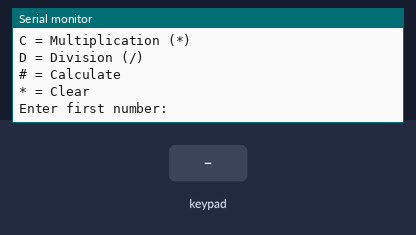
A sketch run on a simulated Arduino Uno, built with avr-gcc and run on an emulated ATmega328P. Parts: the last lines printed to the serial monitor. The inputs (shaded band) are chosen by the test bench.

Above: at 1.3 s.
1.4 s: key '1' pressed
At 2.3 s:
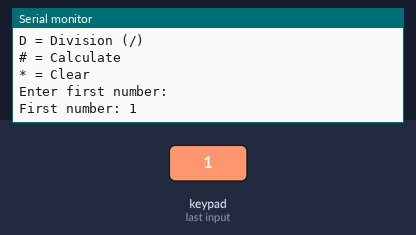
2.9 s: keypad keys 2 3 4 5 # pressed 0.4 s apart
At 5.8 s:
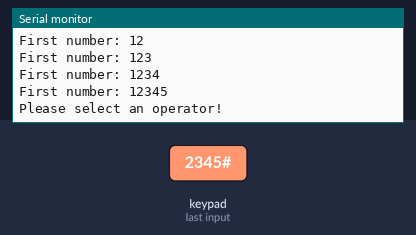
6.4 s: key 'A' pressed
At 7.6 s:
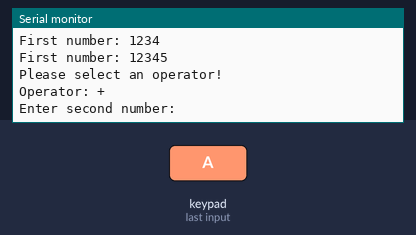
7.9 s: keypad keys 2 3 4 5 pressed 0.4 s apart
At 10.6 s:
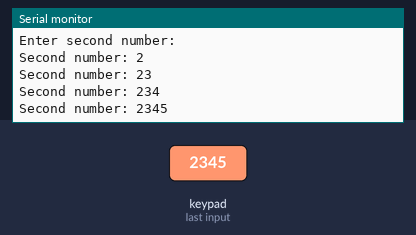
11.0 s: key '*' pressed
At 12.2 s:
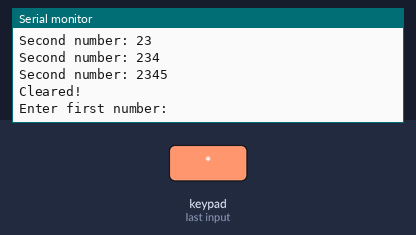
12.5 s: keypad keys 2 3 4 5 D pressed 0.4 s apart
At 14.8 s:
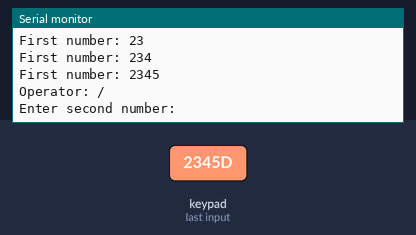
Timing chart, 0 to 16.3 s (numbered marks = the images above; inputs shaded):
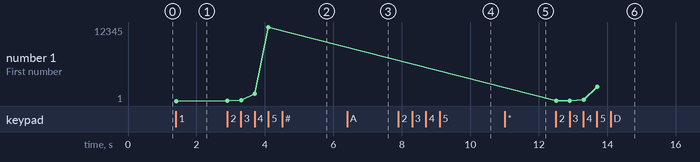

The sketch:

calculator.ino
```cpp
#include <Keypad.h>

const byte ROWS = 4;
const byte COLS = 4;

char keys[ROWS][COLS] = {
  {'1', '2', '3', 'A'},
  {'4', '5', '6', 'B'},
  {'7', '8', '9', 'C'},
  {'*', '0', '#', 'D'}
};

byte rowPins[ROWS] = {2, 3, 4, 5};
byte colPins[COLS] = {6, 7, 8, 9};

Keypad keypad = Keypad(makeKeymap(keys), rowPins, colPins, ROWS, COLS);

long num1 = 0;
long num2 = 0;
char operation = 0;
bool secondNumber = false;

void setup() {
  Serial.begin(9600);

  Serial.println("================================");
  Serial.println("       ARDUINO CALCULATOR");
  Serial.println("================================");
  Serial.println("A = Addition (+)");
  Serial.println("B = Subtraction (-)");
  Serial.println("C = Multiplication (*)");
  Serial.println("D = Division (/)");
  Serial.println("# = Calculate");
  Serial.println("* = Clear");
  Serial.println();
  Serial.println("Enter first number:");
}

void loop() {

  char key = keypad.getKey();

  if (key == NO_KEY) {
    return;
  }

  // CLEAR
  if (key == '*') {
    num1 = 0;
    num2 = 0;
    operation = 0;
    secondNumber = false;

    Serial.println();
    Serial.println("Cleared!");
    Serial.println("Enter first number:");
    return;
  }

  // NUMBER
  if (key >= '0' && key <= '9') {

    if (secondNumber == false) {
      num1 = (num1 * 10) + (key - '0');

      Serial.print("First number: ");
      Serial.println(num1);
    }
    else {
      num2 = (num2 * 10) + (key - '0');

      Serial.print("Second number: ");
      Serial.println(num2);
    }

    return;
  }

  // OPERATOR
  if (key == 'A' || key == 'B' || key == 'C' || key == 'D') {

    if (secondNumber == false) {

      operation = key;
      secondNumber = true;

      Serial.print("Operator: ");

      if (key == 'A') {
        Serial.println("+");
      }
      else if (key == 'B') {
        Serial.println("-");
      }
      else if (key == 'C') {
        Serial.println("*");
      }
      else if (key == 'D') {
        Serial.println("/");
      }

      Serial.println("Enter second number:");
    }

    return;
  }

  // CALCULATE
  if (key == '#') {

    if (operation == 0) {
      Serial.println("Please select an operator!");
      return;
    }

    long result = 0;

    if (operation == 'A') {
      result = num1 + num2;
    }

    else if (operation == 'B') {
      result = num1 - num2;
    }

    else if (operation == 'C') {
      result = num1 * num2;
    }

    else if (operation == 'D') {

      if (num2 == 0) {
        Serial.println("ERROR: Cannot divide by zero!");

        num1 = 0;
        num2 = 0;
        operation = 0;
        secondNumber = false;

        return;
      }

      result = num1 / num2;
    }

    Serial.println();
    Serial.print("RESULT = ");
    Serial.println(result);
    Serial.println();

    // Make result the first number for another calculation
    num1 = result;
    num2 = 0;
    operation = 0;
    secondNumber = false;

    Serial.println("Enter next number or press * to clear:");

    return;
  }
}
```

Measured:
- after the input at 1.4 s, the serial monitor: prints a new line at once (image 1)
- after the input at 2.9 s, the serial monitor: prints a new line at once (image 2)
- after the input at 6.4 s, the serial monitor: prints a new line at once (image 3)
- after the input at 7.9 s, the serial monitor: prints a new line at once (image 4)
- after the input at 11.0 s, the serial monitor: prints a new line at once (image 5)
- after the input at 12.5 s, the serial monitor: prints a new line at once (image 6)
- plotted number 1: 1 → 12345 after the input at 2.9 s, 12345 → 2345 after the input at 12.5 s
